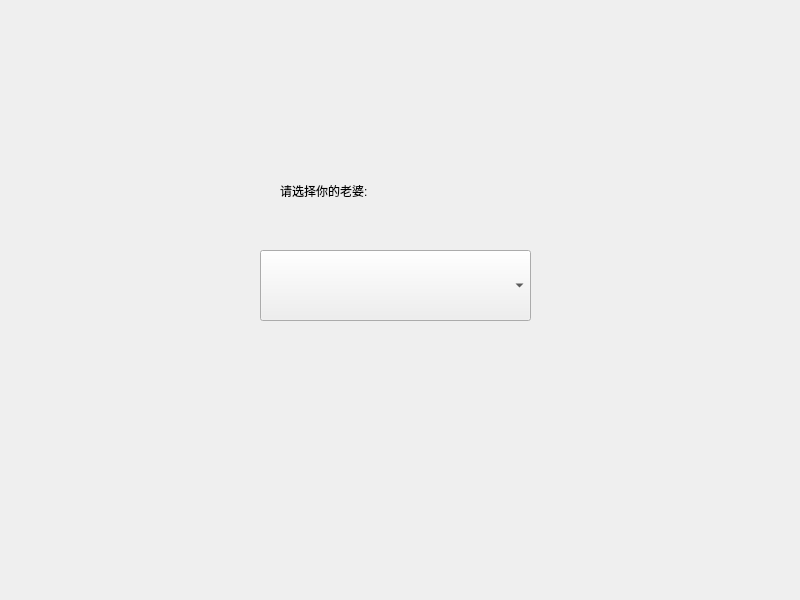
<?xml version="1.0" encoding="UTF-8"?>
<ui version="4.0">
 <class>Widget</class>
 <widget class="QWidget" name="Widget">
  <property name="geometry">
   <rect>
    <x>0</x>
    <y>0</y>
    <width>800</width>
    <height>600</height>
   </rect>
  </property>
  <property name="windowTitle">
   <string>Widget</string>
  </property>
  <widget class="QComboBox" name="comboBox">
   <property name="geometry">
    <rect>
     <x>260</x>
     <y>250</y>
     <width>271</width>
     <height>71</height>
    </rect>
   </property>
  </widget>
  <widget class="QLabel" name="label">
   <property name="geometry">
    <rect>
     <x>280</x>
     <y>160</y>
     <width>251</width>
     <height>61</height>
    </rect>
   </property>
   <property name="text">
    <string>请选择你的老婆:</string>
   </property>
  </widget>
 </widget>
 <resources/>
 <connections/>
</ui>
